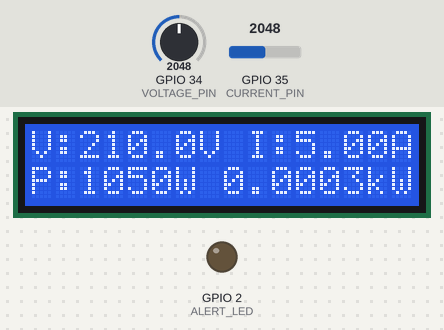
Bench run of a sketch on a simulated ESP32. Shown: 16×2 character LCD, output pins drawn as LEDs (lit = HIGH). Inputs (shaded band) come from the test bench; at power-on: GPIO 35 (CURRENT_PIN) = 2048, GPIO 34 (VOLTAGE_PIN) = 2048. WiFi joins after 1.5 s; servers stay silent unless stated; what the sketch prints to the serial monitor is not drawn.

Above: at 5.1 s.
5.2 s: GPIO 35 (CURRENT_PIN) set to 3620
At 6.4 s:
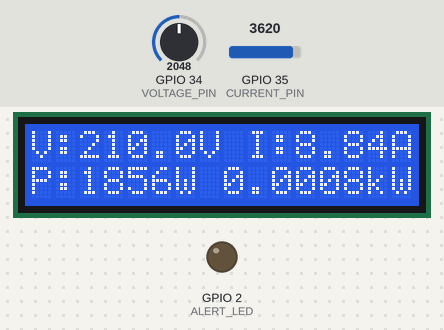
8.5 s: GPIO 35 (CURRENT_PIN) set to 3727
At 9.9 s:
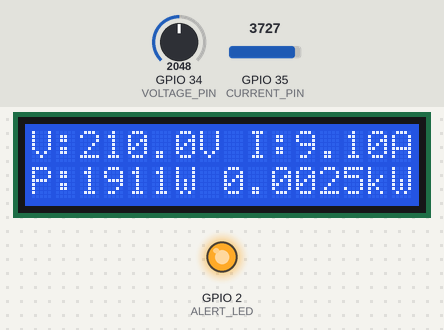
12.6 s: GPIO 34 (VOLTAGE_PIN) set to 2866
At 13.9 s:
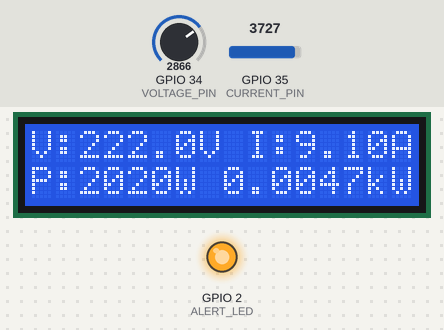
15.8 s: GPIO 35 (CURRENT_PIN) set to 0
At 17.5 s:
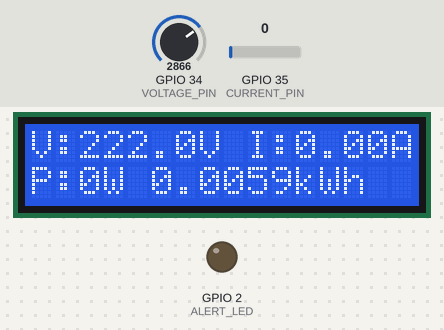
17.8 s: GPIO 34 (VOLTAGE_PIN) set to 3603
At 19.3 s:
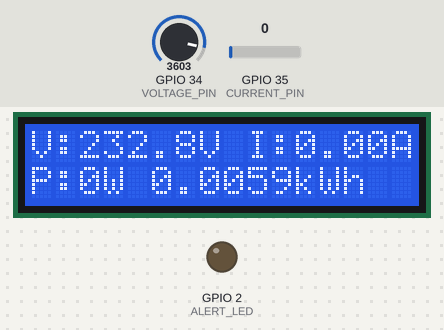
19.9 s: GPIO 34 (VOLTAGE_PIN) set to 4095
At 20.9 s:
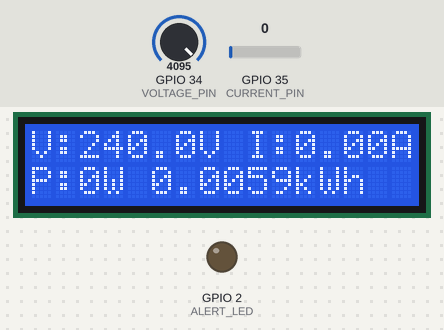
Timing chart, 0 to 22.9 s (numbered marks = the images above; inputs shaded):
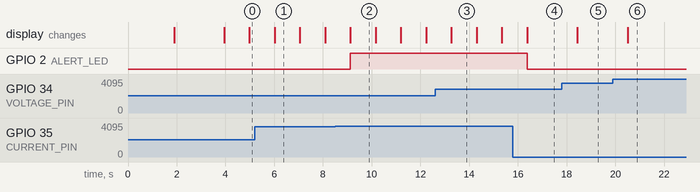

The sketch:

smart_energy_meter.ino.ino
```cpp
#define BLYNK_TEMPLATE_ID "TMPL3vt9wQp12"
#define BLYNK_TEMPLATE_NAME "Smart energy meter"
#define BLYNK_AUTH_TOKEN "0dHrlWSbx08xjOs3S1aJeA_MODM-kj27"

#include <WiFi.h>
#include <BlynkSimpleEsp32.h>
#include <Wire.h>
#include <LiquidCrystal_I2C.h>

// WiFi credentials
char ssid[] = "Wokwi-GUEST";
char pass[] = "";

// Pin definitions
#define VOLTAGE_PIN 34
#define CURRENT_PIN 35
#define ALERT_LED   2

// LCD object
LiquidCrystal_I2C lcd(0x27, 16, 2);

// Variables
float voltage    = 0.0;
float current    = 0.0;
float power      = 0.0;
float energy_Wh  = 0.0;
float energy_kWh = 0.0;

unsigned long lastTime    = 0;
unsigned long currentTime = 0;
float deltaT = 0.0;

// ─── SETUP ───────────────────────────────────────
void setup() {
    Serial.begin(115200);
    pinMode(ALERT_LED, OUTPUT);

    Wire.begin(21, 22);
    lcd.init();
    lcd.backlight();

    lcd.setCursor(0, 0);
    lcd.print("Connecting...");

    Blynk.begin(BLYNK_AUTH_TOKEN, ssid, pass);

    lcd.clear();
    lcd.setCursor(0, 0);
    lcd.print("Smart Energy");
    lcd.setCursor(0, 1);
    lcd.print("Meter v1.0");
    delay(2000);
    lcd.clear();

    lastTime = millis();
}

// ─── LOOP ────────────────────────────────────────
void loop() {

    // 1. Read ADC
    int rawV = analogRead(VOLTAGE_PIN);
    int rawI = analogRead(CURRENT_PIN);

    // 2. Convert to real values
    voltage = 180.0 + (rawV / 4095.0) * 60.0;
    current = (rawI  / 4095.0) * 10.0;

    // 3. Calculate power
    power = voltage * current;

    // 4. Calculate energy
    currentTime = millis();
    deltaT      = (currentTime - lastTime) / 1000.0;
    lastTime    = currentTime;
    energy_Wh  += power * (deltaT / 3600.0);
    energy_kWh  = energy_Wh / 1000.0;

    // 5. Display on LCD
    lcd.clear();
    lcd.setCursor(0, 0);
    lcd.print("V:");
    lcd.print(voltage, 1);
    lcd.print("V I:");
    lcd.print(current, 2);
    lcd.print("A");

    lcd.setCursor(0, 1);
    lcd.print("P:");
    lcd.print(power, 0);
    lcd.print("W ");
    lcd.print(energy_kWh, 4);
    lcd.print("kWh");

    // 6. Alert logic
    if (voltage > 240.0 || current > 9.0) {
        digitalWrite(ALERT_LED, HIGH);
        Serial.println("ALERT: Threshold exceeded!");
    } else {
        digitalWrite(ALERT_LED, LOW);
    }

    // 7. Send to Blynk
    Blynk.virtualWrite(V0, voltage);
    Blynk.virtualWrite(V1, current);
    Blynk.virtualWrite(V2, power);
    Blynk.virtualWrite(V3, energy_kWh);

    // 8. Debug serial
    Serial.print("V:"); Serial.print(voltage);
    Serial.print(" I:"); Serial.print(current);
    Serial.print(" P:"); Serial.print(power);
    Serial.print(" kWh:"); Serial.println(energy_kWh);

    // 9. Run Blynk
    Blynk.run();

    delay(1000);
}
```

Measured:
- the behaviour switches between 3685 and 3686 on GPIO 35 (CURRENT_PIN) (found by bisection; images 1 and 2)
- after the input at 8.5 s, GPIO 2 (ALERT_LED): LOW → HIGH after 0.62 s
- after the input at 15.8 s, GPIO 2 (ALERT_LED): HIGH → LOW after 0.58 s
- after the input at 17.8 s, the display: changes after 0.65 s (image 5)
- after the input at 19.9 s, the display: changes after 0.61 s (image 6)
- what the display in image 1 shows lasts 1.1 s, from 6.0 s to 7.1 s
